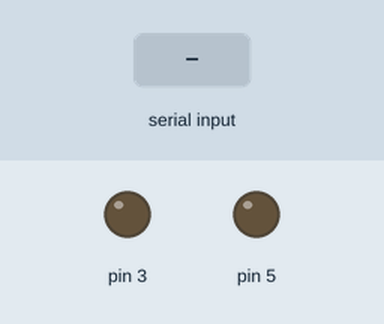
Recording of a sketch running on a simulated Arduino Uno, built with avr-gcc and run on an emulated ATmega328P. On the bench: output pins drawn as LEDs (lit = HIGH). The test bench sets the inputs (shaded band). What the sketch prints to the serial monitor is not drawn.

Above: at 1.2 s.
1.3 s: byte 30 received over Serial
At 1.7 s:
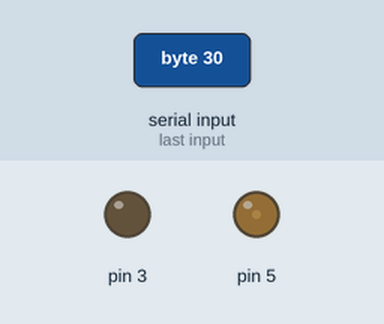
2.8 s: byte 90 received over Serial
At 4.0 s:
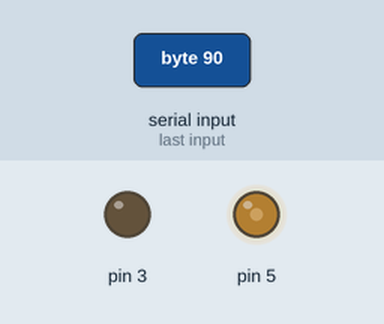
4.3 s: byte 120 received over Serial
At 5.1 s:
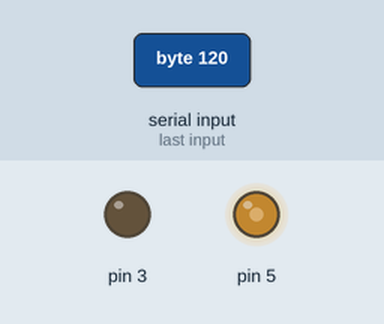
Timing chart, 0 to 7.3 s (numbered marks = the images above; inputs shaded):
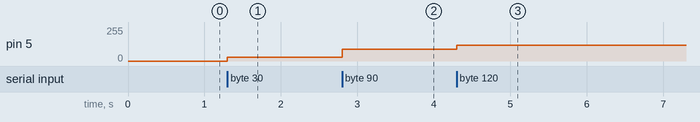

Measured:
- after the input at 1.3 s, pin 5: 0/255 → 30/255 at once
- after the input at 2.8 s, pin 5: 30/255 → 90/255 at once
- after the input at 4.3 s, pin 5: 90/255 → 120/255 at once

The sketch:

lab5part2arduino.ino
```cpp
int brightness = 0;

void setup() {
  // put your setup code here, to run once:
  Serial.begin(9600);
  pinMode(3, OUTPUT);
}

void loop() {
  // put your main code here, to run repeatedly:
  if (Serial.available()) {
    int brightness = Serial.read();
    Serial.write(brightness);
    analogWrite(5, brightness);
  }
}
```
